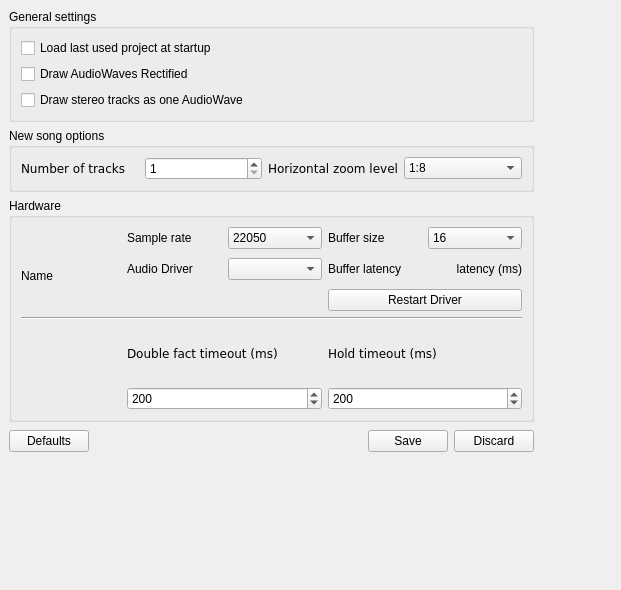
<ui version="4.0" >
 <author></author>
 <comment></comment>
 <exportmacro></exportmacro>
 <class>GlobalPropertiesWidget</class>
 <widget class="QWidget" name="GlobalPropertiesWidget" >
  <property name="geometry" >
   <rect>
    <x>0</x>
    <y>0</y>
    <width>621</width>
    <height>590</height>
   </rect>
  </property>
  <property name="windowTitle" >
   <string>Form</string>
  </property>
  <layout class="QGridLayout" >
   <property name="margin" >
    <number>9</number>
   </property>
   <property name="spacing" >
    <number>6</number>
   </property>
   <item row="0" column="0" >
    <widget class="QGroupBox" name="groupBox_7" >
     <property name="title" >
      <string>General settings</string>
     </property>
     <layout class="QGridLayout" >
      <property name="margin" >
       <number>9</number>
      </property>
      <property name="spacing" >
       <number>6</number>
      </property>
      <item row="2" column="0" >
       <widget class="QCheckBox" name="waveFormMergedCheckBox" >
        <property name="text" >
         <string>Draw stereo tracks as one AudioWave</string>
        </property>
       </widget>
      </item>
      <item row="0" column="0" >
       <widget class="QCheckBox" name="loadLastProjectCheckBox" >
        <property name="text" >
         <string>Load last used project at startup</string>
        </property>
       </widget>
      </item>
      <item row="1" column="0" >
       <widget class="QCheckBox" name="waveFormRectifiedCheckBox" >
        <property name="text" >
         <string>Draw AudioWaves Rectified</string>
        </property>
       </widget>
      </item>
     </layout>
    </widget>
   </item>
   <item row="3" column="0" >
    <layout class="QHBoxLayout" >
     <property name="margin" >
      <number>0</number>
     </property>
     <property name="spacing" >
      <number>6</number>
     </property>
     <item>
      <widget class="QPushButton" name="defaultsButton" >
       <property name="text" >
        <string>Defaults</string>
       </property>
      </widget>
     </item>
     <item>
      <spacer>
       <property name="orientation" >
        <enum>Qt::Horizontal</enum>
       </property>
       <property name="sizeHint" >
        <size>
         <width>201</width>
         <height>26</height>
        </size>
       </property>
      </spacer>
     </item>
     <item>
      <widget class="QPushButton" name="saveButton" >
       <property name="text" >
        <string>Save</string>
       </property>
      </widget>
     </item>
     <item>
      <widget class="QPushButton" name="discardButton" >
       <property name="text" >
        <string>Discard</string>
       </property>
      </widget>
     </item>
    </layout>
   </item>
   <item row="2" column="0" >
    <widget class="QGroupBox" name="groupBox" >
     <property name="minimumSize" >
      <size>
       <width>16</width>
       <height>224</height>
      </size>
     </property>
     <property name="title" >
      <string>Hardware</string>
     </property>
     <layout class="QHBoxLayout" >
      <property name="margin" >
       <number>9</number>
      </property>
      <property name="spacing" >
       <number>6</number>
      </property>
      <item>
       <layout class="QVBoxLayout" >
        <property name="margin" >
         <number>0</number>
        </property>
        <property name="spacing" >
         <number>6</number>
        </property>
        <item>
         <layout class="QGridLayout" >
          <property name="margin" >
           <number>0</number>
          </property>
          <property name="spacing" >
           <number>6</number>
          </property>
          <item rowspan="2" row="0" column="0" >
           <widget class="QLabel" name="audiocardLabel" >
            <property name="maximumSize" >
             <size>
              <width>100</width>
              <height>16777215</height>
             </size>
            </property>
            <property name="text" >
             <string/>
            </property>
            <property name="pixmap" >
             <pixmap/>
            </property>
           </widget>
          </item>
          <item rowspan="2" row="1" column="2" >
           <layout class="QHBoxLayout" >
            <property name="margin" >
             <number>0</number>
            </property>
            <property name="spacing" >
             <number>6</number>
            </property>
            <item>
             <widget class="QLabel" name="label_8" >
              <property name="text" >
               <string>Buffer latency</string>
              </property>
             </widget>
            </item>
            <item>
             <widget class="QLabel" name="latencyLabel" >
              <property name="text" >
               <string>latency (ms)</string>
              </property>
              <property name="alignment" >
               <set>Qt::AlignRight|Qt::AlignTrailing|Qt::AlignVCenter</set>
              </property>
             </widget>
            </item>
           </layout>
          </item>
          <item row="0" column="1" >
           <layout class="QHBoxLayout" >
            <property name="margin" >
             <number>0</number>
            </property>
            <property name="spacing" >
             <number>6</number>
            </property>
            <item>
             <widget class="QLabel" name="label_2_2" >
              <property name="text" >
               <string>Sample rate</string>
              </property>
             </widget>
            </item>
            <item>
             <widget class="QComboBox" name="defaultSampleRateComboBox" >
              <item>
               <property name="text" >
                <string>22050</string>
               </property>
              </item>
              <item>
               <property name="text" >
                <string>32000</string>
               </property>
              </item>
              <item>
               <property name="text" >
                <string>44100</string>
               </property>
              </item>
              <item>
               <property name="text" >
                <string>48000</string>
               </property>
              </item>
              <item>
               <property name="text" >
                <string>88200</string>
               </property>
              </item>
              <item>
               <property name="text" >
                <string>96000</string>
               </property>
              </item>
             </widget>
            </item>
           </layout>
          </item>
          <item rowspan="2" row="1" column="1" >
           <layout class="QHBoxLayout" >
            <property name="margin" >
             <number>0</number>
            </property>
            <property name="spacing" >
             <number>6</number>
            </property>
            <item>
             <widget class="QLabel" name="label_6" >
              <property name="text" >
               <string>Audio Driver</string>
              </property>
             </widget>
            </item>
            <item>
             <widget class="QComboBox" name="audioDriverBackendComboBox" />
            </item>
           </layout>
          </item>
          <item row="0" column="2" >
           <layout class="QHBoxLayout" >
            <property name="margin" >
             <number>0</number>
            </property>
            <property name="spacing" >
             <number>6</number>
            </property>
            <item>
             <widget class="QLabel" name="label_7" >
              <property name="text" >
               <string>Buffer size</string>
              </property>
             </widget>
            </item>
            <item>
             <widget class="QComboBox" name="bufferSizeComboBox" >
              <item>
               <property name="text" >
                <string>16</string>
               </property>
              </item>
              <item>
               <property name="text" >
                <string>32</string>
               </property>
              </item>
              <item>
               <property name="text" >
                <string>64</string>
               </property>
              </item>
              <item>
               <property name="text" >
                <string>128</string>
               </property>
              </item>
              <item>
               <property name="text" >
                <string>256</string>
               </property>
              </item>
              <item>
               <property name="text" >
                <string>512</string>
               </property>
              </item>
              <item>
               <property name="text" >
                <string>1024</string>
               </property>
              </item>
              <item>
               <property name="text" >
                <string>2048</string>
               </property>
              </item>
              <item>
               <property name="text" >
                <string>4096</string>
               </property>
              </item>
             </widget>
            </item>
           </layout>
          </item>
          <item row="3" column="2" >
           <widget class="QPushButton" name="deviceApplyButton" >
            <property name="text" >
             <string>Restart Driver</string>
            </property>
           </widget>
          </item>
          <item row="2" column="0" >
           <widget class="QLabel" name="cardNameLabel" >
            <property name="minimumSize" >
             <size>
              <width>0</width>
              <height>0</height>
             </size>
            </property>
            <property name="maximumSize" >
             <size>
              <width>16777215</width>
              <height>16777215</height>
             </size>
            </property>
            <property name="text" >
             <string>Name</string>
            </property>
           </widget>
          </item>
         </layout>
        </item>
        <item>
         <widget class="Line" name="line" >
          <property name="orientation" >
           <enum>Qt::Horizontal</enum>
          </property>
         </widget>
        </item>
        <item>
         <layout class="QHBoxLayout" >
          <property name="margin" >
           <number>0</number>
          </property>
          <property name="spacing" >
           <number>6</number>
          </property>
          <item>
           <widget class="QLabel" name="keyboardLabel" >
            <property name="maximumSize" >
             <size>
              <width>100</width>
              <height>16777215</height>
             </size>
            </property>
            <property name="text" >
             <string/>
            </property>
            <property name="pixmap" >
             <pixmap/>
            </property>
           </widget>
          </item>
          <item>
           <layout class="QVBoxLayout" >
            <property name="margin" >
             <number>0</number>
            </property>
            <property name="spacing" >
             <number>6</number>
            </property>
            <item>
             <widget class="QLabel" name="label" >
              <property name="text" >
               <string>&lt;html>&lt;head>&lt;meta name="qrichtext" content="1" />&lt;/head>&lt;body style=" white-space: pre-wrap; font-family:Bitstream Vera Sans; font-weight:400; font-style:normal; text-decoration:none;">&lt;p style=" margin-top:0px; margin-bottom:0px; margin-left:0px; margin-right:0px; -qt-block-indent:0; text-indent:0px;">Double fact timeout (ms)&lt;/p>&lt;/body>&lt;/html></string>
              </property>
             </widget>
            </item>
            <item>
             <widget class="QSpinBox" name="doubleFactTimeoutSpinBox" >
              <property name="maximum" >
               <number>300</number>
              </property>
              <property name="minimum" >
               <number>130</number>
              </property>
              <property name="value" >
               <number>200</number>
              </property>
             </widget>
            </item>
           </layout>
          </item>
          <item>
           <layout class="QVBoxLayout" >
            <property name="margin" >
             <number>0</number>
            </property>
            <property name="spacing" >
             <number>6</number>
            </property>
            <item>
             <widget class="QLabel" name="label_3" >
              <property name="text" >
               <string>&lt;html>&lt;head>&lt;meta name="qrichtext" content="1" />&lt;/head>&lt;body style=" white-space: pre-wrap; font-family:Bitstream Vera Sans; font-weight:400; font-style:normal; text-decoration:none;">&lt;p style=" margin-top:0px; margin-bottom:0px; margin-left:0px; margin-right:0px; -qt-block-indent:0; text-indent:0px;">Hold timeout (ms)&lt;/p>&lt;/body>&lt;/html></string>
              </property>
             </widget>
            </item>
            <item>
             <widget class="QSpinBox" name="holdTimeoutSpinBox" >
              <property name="maximum" >
               <number>300</number>
              </property>
              <property name="minimum" >
               <number>130</number>
              </property>
              <property name="value" >
               <number>200</number>
              </property>
             </widget>
            </item>
           </layout>
          </item>
         </layout>
        </item>
       </layout>
      </item>
     </layout>
    </widget>
   </item>
   <item row="1" column="0" >
    <widget class="QGroupBox" name="groupBox_6" >
     <property name="title" >
      <string>New song options</string>
     </property>
     <layout class="QHBoxLayout" >
      <property name="margin" >
       <number>9</number>
      </property>
      <property name="spacing" >
       <number>6</number>
      </property>
      <item>
       <widget class="QLabel" name="label_4" >
        <property name="text" >
         <string>&lt;html>&lt;head>&lt;meta name="qrichtext" content="1" />&lt;/head>&lt;body style=" white-space: pre-wrap; font-family:Bitstream Vera Sans; font-weight:400; font-style:normal; text-decoration:none;">&lt;p style=" margin-top:0px; margin-bottom:0px; margin-left:0px; margin-right:0px; -qt-block-indent:0; text-indent:0px;">Number of tracks&lt;/p>&lt;/body>&lt;/html></string>
        </property>
       </widget>
      </item>
      <item>
       <widget class="QSpinBox" name="numberOfTrackSpinBox" >
        <property name="maximum" >
         <number>1024</number>
        </property>
        <property name="minimum" >
         <number>1</number>
        </property>
        <property name="value" >
         <number>1</number>
        </property>
       </widget>
      </item>
      <item>
       <widget class="QLabel" name="label_4_2" >
        <property name="text" >
         <string>&lt;html>&lt;head>&lt;meta name="qrichtext" content="1" />&lt;/head>&lt;body style=" white-space: pre-wrap; font-family:Bitstream Vera Sans; font-weight:400; font-style:normal; text-decoration:none;">&lt;p style=" margin-top:0px; margin-bottom:0px; margin-left:0px; margin-right:0px; -qt-block-indent:0; text-indent:0px;">Horizontal zoom level&lt;/p>&lt;/body>&lt;/html></string>
        </property>
       </widget>
      </item>
      <item>
       <widget class="QComboBox" name="defaultHZoomLevelComboBox" >
        <property name="currentIndex" >
         <number>0</number>
        </property>
        <item>
         <property name="text" >
          <string>1:8</string>
         </property>
        </item>
        <item>
         <property name="text" >
          <string>1:20</string>
         </property>
        </item>
        <item>
         <property name="text" >
          <string>1:64</string>
         </property>
        </item>
        <item>
         <property name="text" >
          <string>1:128</string>
         </property>
        </item>
        <item>
         <property name="text" >
          <string>1:256</string>
         </property>
        </item>
        <item>
         <property name="text" >
          <string>1:512</string>
         </property>
        </item>
        <item>
         <property name="text" >
          <string>1:1024</string>
         </property>
        </item>
        <item>
         <property name="text" >
          <string>1:2048</string>
         </property>
        </item>
        <item>
         <property name="text" >
          <string>1:4096</string>
         </property>
        </item>
        <item>
         <property name="text" >
          <string>1:8192</string>
         </property>
        </item>
        <item>
         <property name="text" >
          <string>1:16384</string>
         </property>
        </item>
       </widget>
      </item>
     </layout>
    </widget>
   </item>
   <item row="4" column="0" >
    <spacer>
     <property name="orientation" >
      <enum>Qt::Vertical</enum>
     </property>
     <property name="sizeType" >
      <enum>QSizePolicy::Expanding</enum>
     </property>
     <property name="sizeHint" >
      <size>
       <width>525</width>
       <height>16</height>
      </size>
     </property>
    </spacer>
   </item>
   <item rowspan="4" row="0" column="1" >
    <spacer>
     <property name="orientation" >
      <enum>Qt::Horizontal</enum>
     </property>
     <property name="sizeType" >
      <enum>QSizePolicy::Expanding</enum>
     </property>
     <property name="sizeHint" >
      <size>
       <width>16</width>
       <height>408</height>
      </size>
     </property>
    </spacer>
   </item>
  </layout>
 </widget>
 <pixmapfunction></pixmapfunction>
 <resources/>
 <connections/>
</ui>
